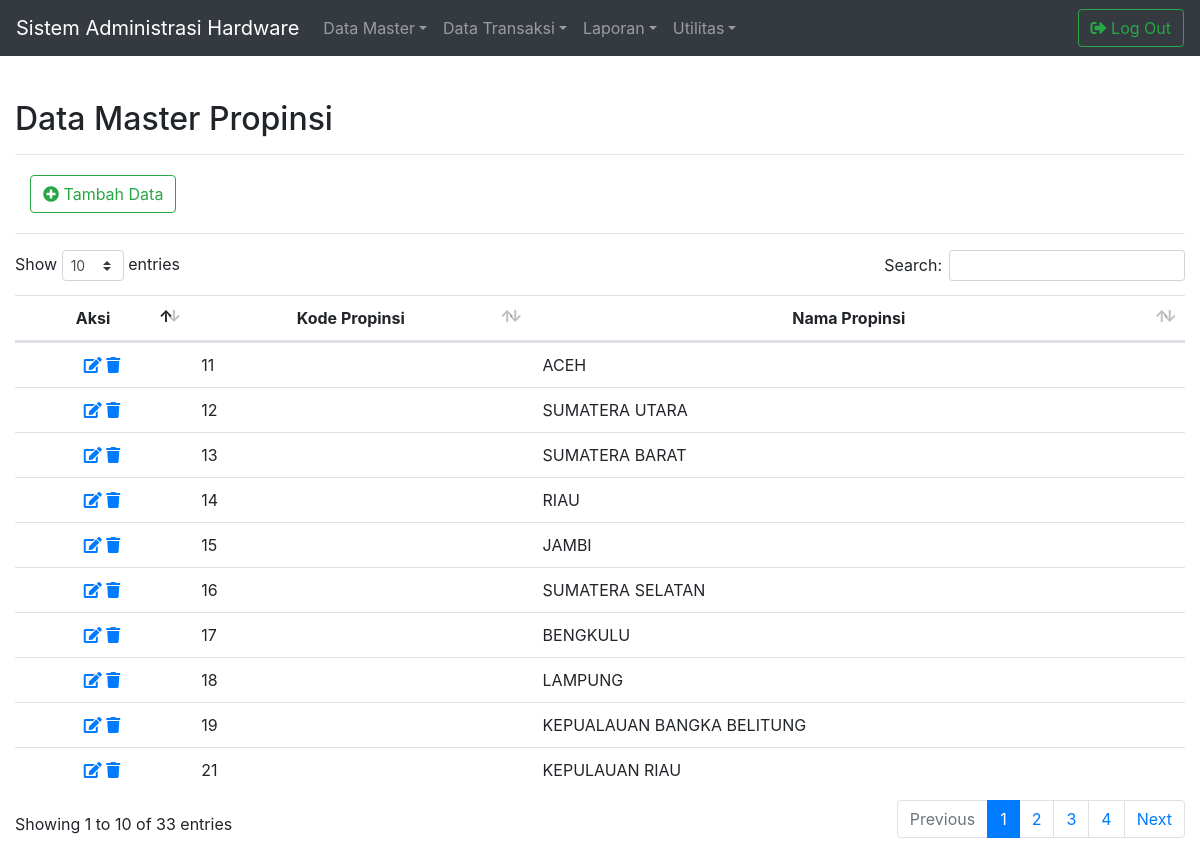
The page /master/FormDataMstPropinsi.php (signed in) on the database its author committed.
### tables this page shows
CREATE TABLE `mst_propinsi` (
  `kode_propinsi` varchar(10) NOT NULL,
  `nama_propinsi` varchar(30) NOT NULL,
  `tanggal_entri` date NOT NULL,
  `tanggal_pembaruan` date NOT NULL
);

### library/modul.php (called while the page is built, shortened)
<?php
$Koneksi = mysqli_connect("localhost", "root", "", "db_hardware") or die (mysqli_error());
function Query($Query){
	global $Koneksi;
	$HasilQuery	= mysqli_query($Koneksi, $Query);
	$Wadah = [];
	while($Baris = mysqli_fetch_assoc($HasilQuery)){
		$Wadah[] = $Baris;
	}
	return $Wadah;
}
?>

### master/FormDataMstPropinsi.php (the view, shortened to what this page needs)
<?php
include_once("../library/modul.php");
$TampilDataMstPropinsi = Query("SELECT * FROM mst_propinsi ORDER BY kode_propinsi ASC");
?>
<html>
<head>
<link rel="stylesheet" href="../library/bootstrap/css/bootstrap.min.css">
<link rel="stylesheet" href="../library/datatables/css/dataTables.bootstrap4.min.css">
<link rel="stylesheet" href="../library/fontawesome/css/all.css">
<link rel="stylesheet" href="../library/custom.css">
<link rel="stylesheet" href="../library/bootstrap4navbar/css/bootstrap-4-navbar.css">
</head>
<body>
<?php include_once ("../library/navbar.php"); ?>
<div class="container-fluid">
	<div id="JudulForm">
		<h2>Data Master Propinsi</h2>
		<hr>
	</div>
</div>
<div class="container-fluid" id="TampilDataMasterPropinsi">
	<div class="container-fluid" id="TambahData">
		<a href="../master/EntriDataMstPropinsi.php"><button type="button" class=" btn btn-outline-success"><i class="fas fa-plus-circle"></i> Tambah Data
		</button></a>
	</div>
	<hr>
	<table class="table table-hover" id="TabelTampilData">
		<thead align="center">
			<tr>
				<th>Aksi</th>
				<th>Kode Propinsi</th>
				<th>Nama Propinsi</th>
			</tr>
		</thead>
		<tbody>
		<?php foreach($TampilDataMstPropinsi as $Baris) : ?>
		<tr>
			<td align="center">
				<a href="UbahDataMstPropinsi.php?kode_propinsi=<?php echo $Baris["kode_propinsi"] ?>" data-toggle="tooltip" data-placement="bottom" title="Ubah Data"><i class="fas fa-edit"></i></a>
				<a href="HapusDataMstPropinsi.php?kode_propinsi=<?php echo $Baris["kode_propinsi"] ?>" data-toggle="tooltip" data-placement="bottom" title="Hapus Data" onclick="return confirm('Yakin Data Akan Dihapus?');"><i class="fas fa-trash"></i></a>
			</td>
			<td><?php echo $Baris["kode_propinsi"] ?></td>
			<td><?php echo $Baris["nama_propinsi"] ?></td>
		</tr>
		<?php endforeach; ?>
		</tbody>
	</table>
</div>
</body>
</html>

### library/custom.css (style rules this page uses)
#JudulForm { margin-top: 100px; margin-bottom: 20px; }
#TampilDataMasterPropinsi { margin-bottom: 20px; }
#TambahData { margin-bottom: 20px; }

### rows shown on the page
mst_propinsi: kode_propinsi "11", nama_propinsi "ACEH"
mst_propinsi: kode_propinsi "12", nama_propinsi "SUMATERA UTARA"
mst_propinsi: kode_propinsi "13", nama_propinsi "SUMATERA BARAT"
mst_propinsi: kode_propinsi "14", nama_propinsi "RIAU"
mst_propinsi: kode_propinsi "15", nama_propinsi "JAMBI"
mst_propinsi: kode_propinsi "16", nama_propinsi "SUMATERA SELATAN"
mst_propinsi: kode_propinsi "17", nama_propinsi "BENGKULU"
mst_propinsi: kode_propinsi "18", nama_propinsi "LAMPUNG"
mst_propinsi: kode_propinsi "19", nama_propinsi "KEPUALAUAN BANGKA BELITUNG"
mst_propinsi: kode_propinsi "21", nama_propinsi "KEPULAUAN RIAU"
